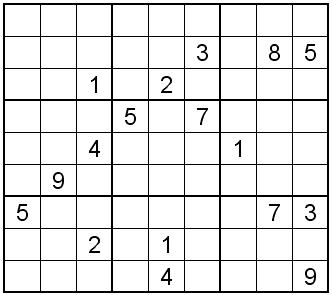
#> input picture test/test0.jpg, 332 x 295 px
$ python -i ocr_utils.py   (imports and definitions only)
#> lines starting #> are read from the running program, lines starting #| are printed output that depends on the picture; after the words box and inside, x2 and y2 are one past the last pixel; in counts of white or black regions, pixels touching at a corner belong together
#> further down, picture is the input picture: shape (295, 332, 3); min 0, max 255, mean 229.7
import cv2
import numpy as np
import operator
from skimage.segmentation import clear_border
import imutils

def preprocessing(img):
    gray = cv2.cvtColor(img, cv2.COLOR_BGR2GRAY)
    proc = cv2.GaussianBlur(gray.copy(), (9, 9), 0)
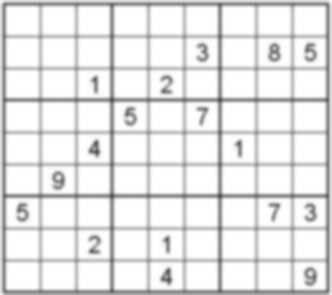
#> proc: shape (295, 332); min 82, max 255, mean 229.4
    proc = cv2.adaptiveThreshold(proc, 255, cv2.ADAPTIVE_THRESH_GAUSSIAN_C, cv2.THRESH_BINARY, 11, 2)
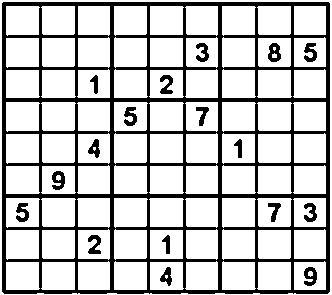
#> proc: shape (295, 332); 77.5% white; 18 black regions, largest, box (x1, y1, x2, y2) and area: (2, 2, 330, 294) 19770, (268, 43, 281, 62) 163, (52, 171, 65, 190) 162
    proc = cv2.bitwise_not(proc, proc)
    noyau = np.array([[0., 1., 0.], [1., 1., 1.], [0., 1., 0.]],np.uint8)
    proc = cv2.dilate(proc, noyau)
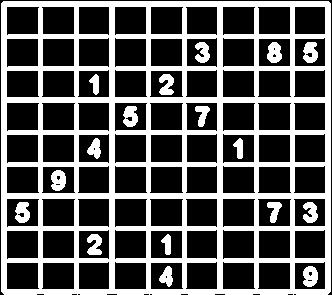
#> proc: shape (295, 332); 34.7% white; 18 white regions, largest, box (x1, y1, x2, y2) and area: (1, 1, 331, 295) 30580, (51, 170, 66, 191) 242, (303, 266, 318, 287) 242

    return {
        "binary_image": proc,
        "gray_image": gray
    }

# [48 lines left out: functions get_contours, perspective_transform, get_cell, get_digits, not called in this run]

def cut_from_rect(img, rect):
    (x1, y1), (x2, y2) = rect
    return img[y1:y2, x1:x2]

# [24 lines left out: function extract_digit, not called in this run]

>>> import cv2
>>> picture = cv2.imread('../test/test0.jpg')
>>> result = preprocessing(picture)
#> result = 2 items

$ run again, on test/test5.jpg
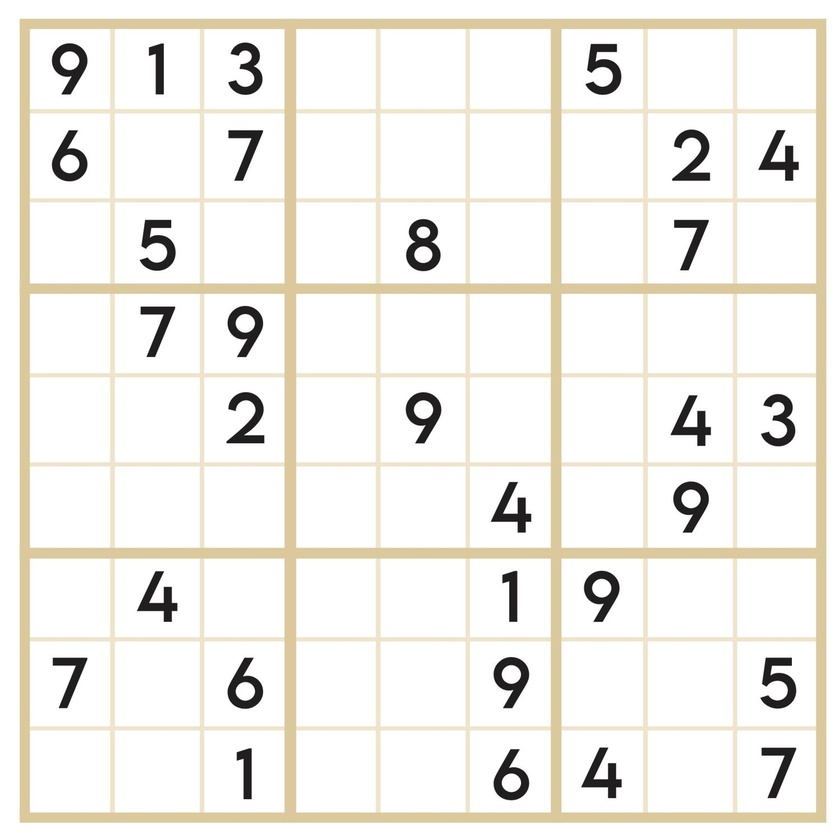
#> input picture test/test5.jpg, 840 x 840 px, shrunk from 1501 x 1501 before the run
#> picture is the input picture: shape (840, 840, 3); mean B, G, R 235, 240.6, 242.8
#> in preprocessing, `proc = cv2.adaptiveThreshold(proc, 255, cv2.ADAPTIVE_THRESH_GAUSSIAN_C..`:
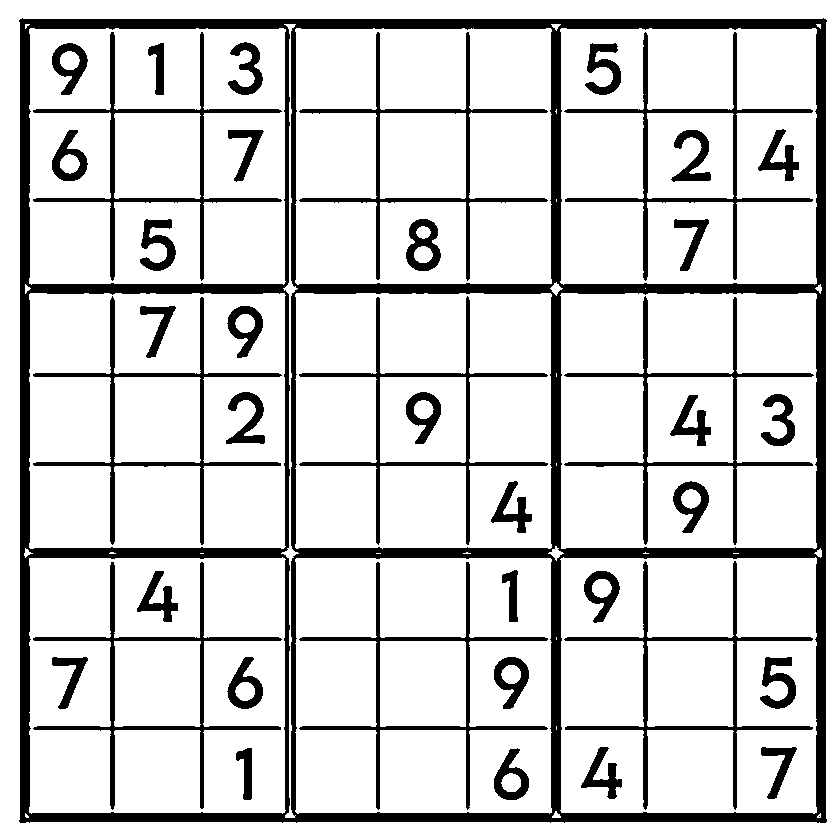
#> proc: shape (840, 840); 83.1% white; 41 black regions (1 under 20 px), largest, box (x1, y1, x2, y2) and area: (19, 18, 827, 823) 59990, (33, 32, 282, 281) 4040, (33, 296, 282, 545) 4033
#> in preprocessing, `proc = cv2.dilate(proc, noyau)`:
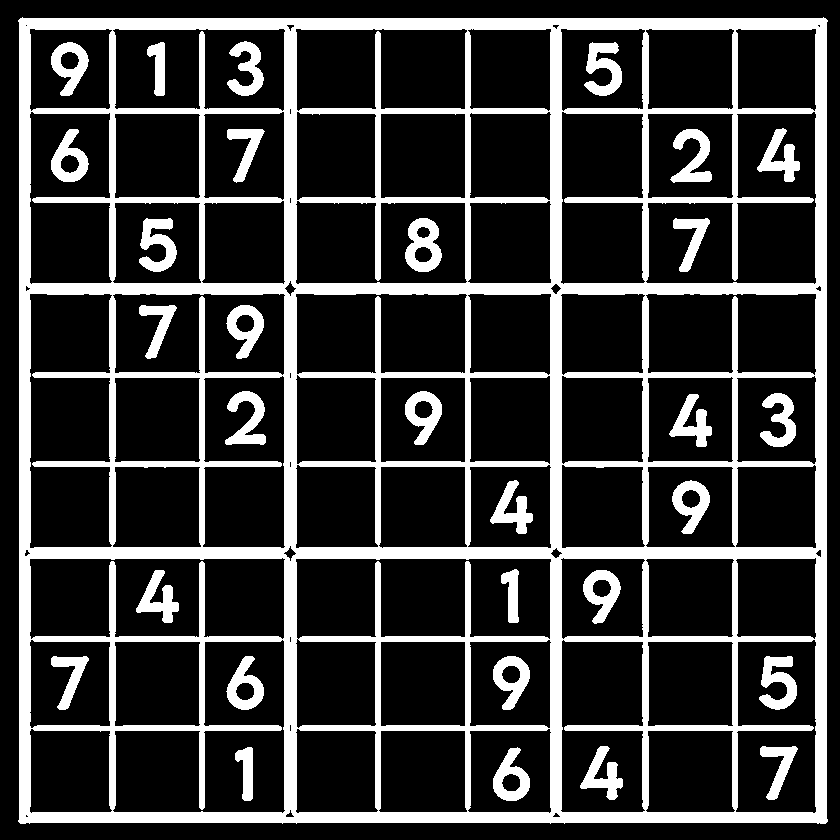
#> proc: shape (840, 840); 22.2% white; 31 white regions, largest, box (x1, y1, x2, y2) and area: (18, 17, 828, 824) 127252, (405, 218, 442, 272) 1212, (139, 218, 177, 272) 1168
#> result = 2 items

$ run again, on test/test1.png
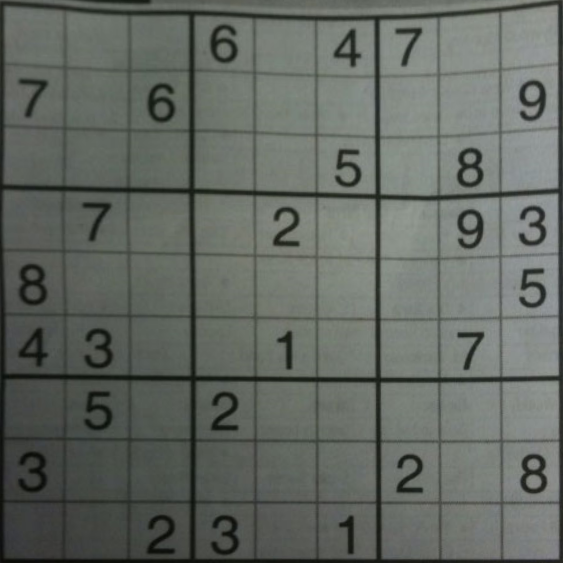
#> input picture test/test1.png, 563 x 563 px
#> picture is the input picture: shape (563, 563, 3); mean B, G, R 98.3, 104.3, 99.1
#> in preprocessing, `proc = cv2.adaptiveThreshold(proc, 255, cv2.ADAPTIVE_THRESH_GAUSSIAN_C..`:
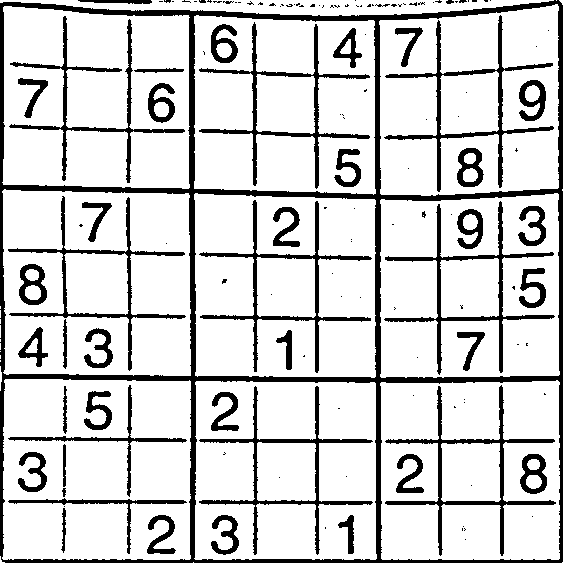
#> proc: shape (563, 563); 82.5% white; 141 black regions (94 under 20 px), largest, box (x1, y1, x2, y2) and area: (0, 0, 563, 563) 20735, (384, 15, 554, 192) 2555, (385, 385, 556, 556) 2547
#> in preprocessing, `proc = cv2.dilate(proc, noyau)`:
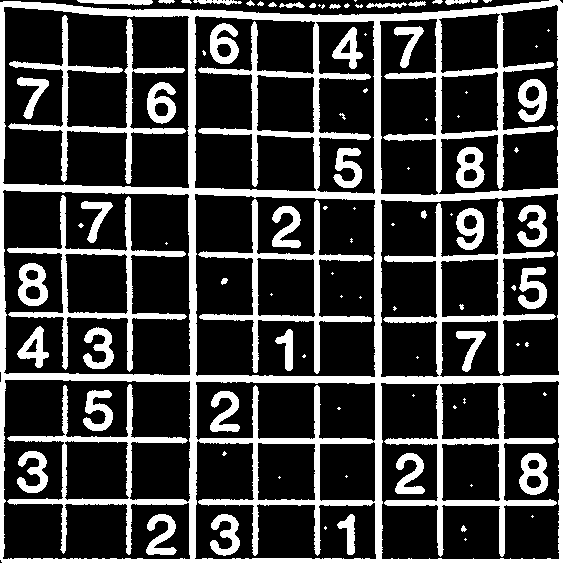
#> proc: shape (563, 563); 25.1% white; 95 white regions (46 under 20 px), largest, box (x1, y1, x2, y2) and area: (0, 0, 563, 563) 50302, (198, 199, 373, 374) 3792, (7, 195, 187, 372) 3662
#> result = 2 items
